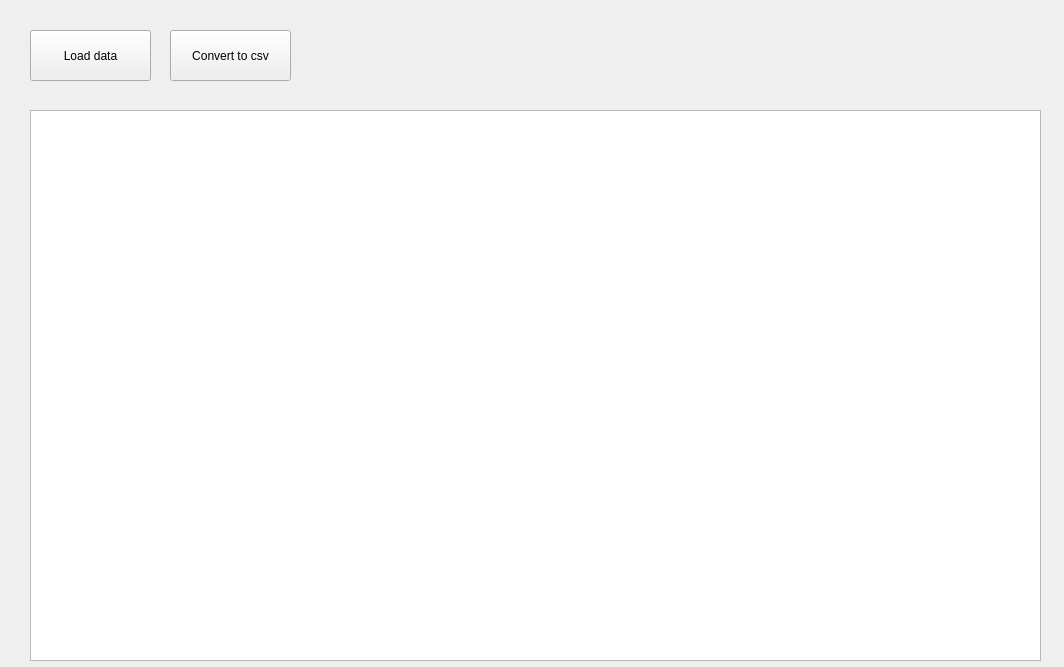
<?xml version="1.0" encoding="UTF-8"?>
<ui version="4.0">
 <class>startForm</class>
 <widget class="QWidget" name="startForm">
  <property name="geometry">
   <rect>
    <x>0</x>
    <y>0</y>
    <width>1064</width>
    <height>667</height>
   </rect>
  </property>
  <property name="windowTitle">
   <string>Form</string>
  </property>
  <widget class="QPushButton" name="btnLoad">
   <property name="geometry">
    <rect>
     <x>30</x>
     <y>30</y>
     <width>121</width>
     <height>51</height>
    </rect>
   </property>
   <property name="text">
    <string>Load data</string>
   </property>
  </widget>
  <widget class="QPushButton" name="btnConvert">
   <property name="geometry">
    <rect>
     <x>170</x>
     <y>30</y>
     <width>121</width>
     <height>51</height>
    </rect>
   </property>
   <property name="text">
    <string>Convert to csv</string>
   </property>
  </widget>
  <widget class="QTableView" name="tableView">
   <property name="geometry">
    <rect>
     <x>30</x>
     <y>110</y>
     <width>1011</width>
     <height>551</height>
    </rect>
   </property>
  </widget>
 </widget>
 <resources/>
 <connections/>
</ui>
